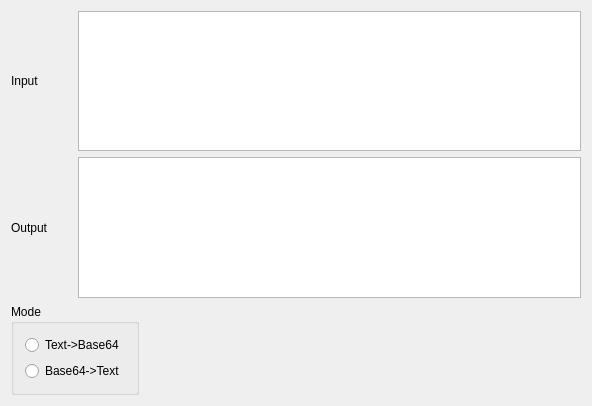
<?xml version="1.0" encoding="UTF-8"?>
<ui version="4.0">
 <class>Dialog</class>
 <widget class="QDialog" name="Dialog">
  <property name="geometry">
   <rect>
    <x>0</x>
    <y>0</y>
    <width>592</width>
    <height>406</height>
   </rect>
  </property>
  <property name="windowTitle">
   <string>Dialog</string>
  </property>
  <layout class="QGridLayout" name="gridLayout_2">
   <item row="0" column="1" colspan="2">
    <widget class="QPlainTextEdit" name="inputTE"/>
   </item>
   <item row="1" column="0">
    <widget class="QLabel" name="outputLabel">
     <property name="text">
      <string>Output</string>
     </property>
    </widget>
   </item>
   <item row="2" column="0" colspan="2">
    <widget class="QGroupBox" name="groupBox">
     <property name="title">
      <string>Mode</string>
     </property>
     <layout class="QGridLayout" name="gridLayout">
      <item row="0" column="0">
       <widget class="QRadioButton" name="encodeRB">
        <property name="text">
         <string>Text-&gt;Base64</string>
        </property>
       </widget>
      </item>
      <item row="1" column="0">
       <widget class="QRadioButton" name="decodeRB">
        <property name="text">
         <string>Base64-&gt;Text</string>
        </property>
       </widget>
      </item>
     </layout>
    </widget>
   </item>
   <item row="0" column="0">
    <widget class="QLabel" name="inputLabel">
     <property name="text">
      <string>Input</string>
     </property>
    </widget>
   </item>
   <item row="1" column="1" colspan="2">
    <widget class="QPlainTextEdit" name="outputTE"/>
   </item>
   <item row="2" column="2">
    <spacer name="horizontalSpacer">
     <property name="orientation">
      <enum>Qt::Horizontal</enum>
     </property>
     <property name="sizeHint" stdset="0">
      <size>
       <width>335</width>
       <height>20</height>
      </size>
     </property>
    </spacer>
   </item>
  </layout>
 </widget>
 <layoutdefault spacing="6" margin="11"/>
 <resources/>
 <connections/>
</ui>
